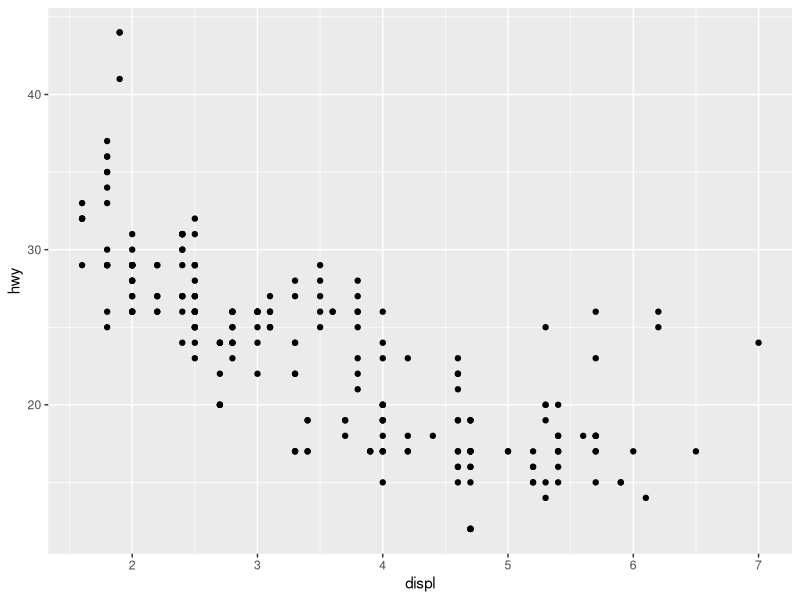
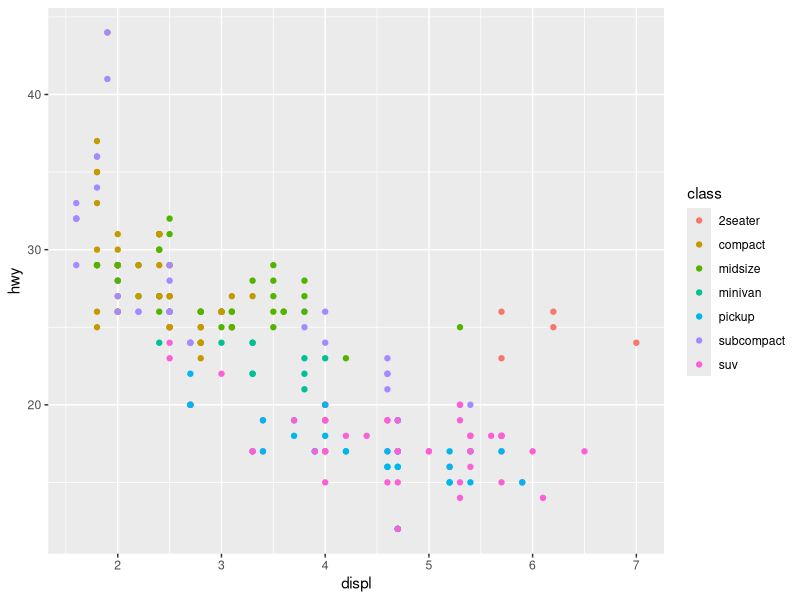
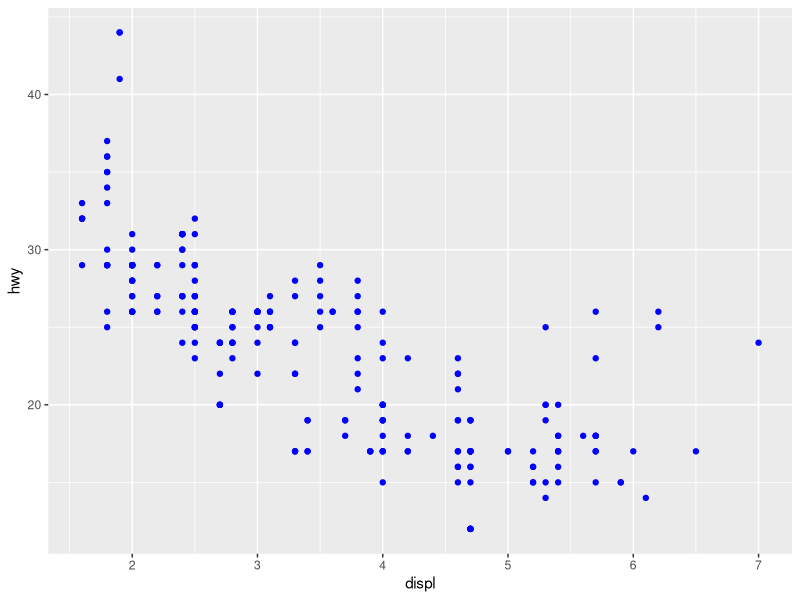
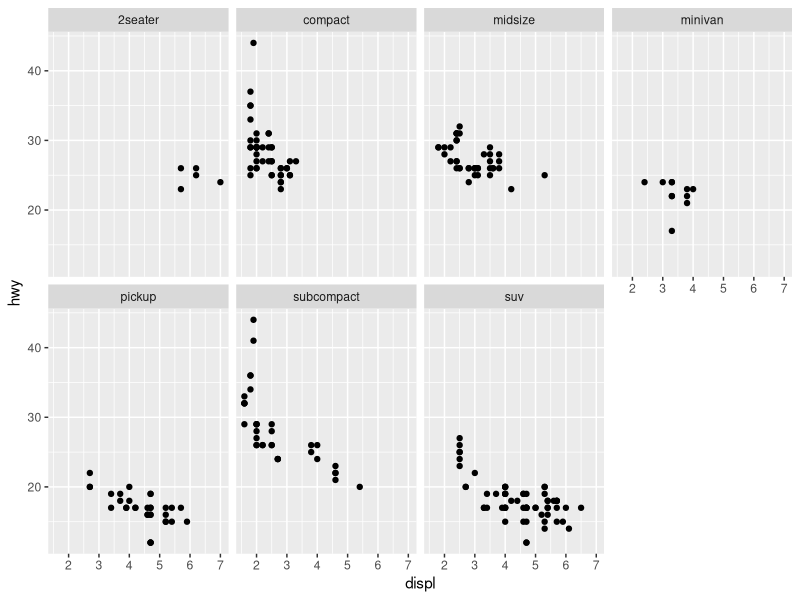
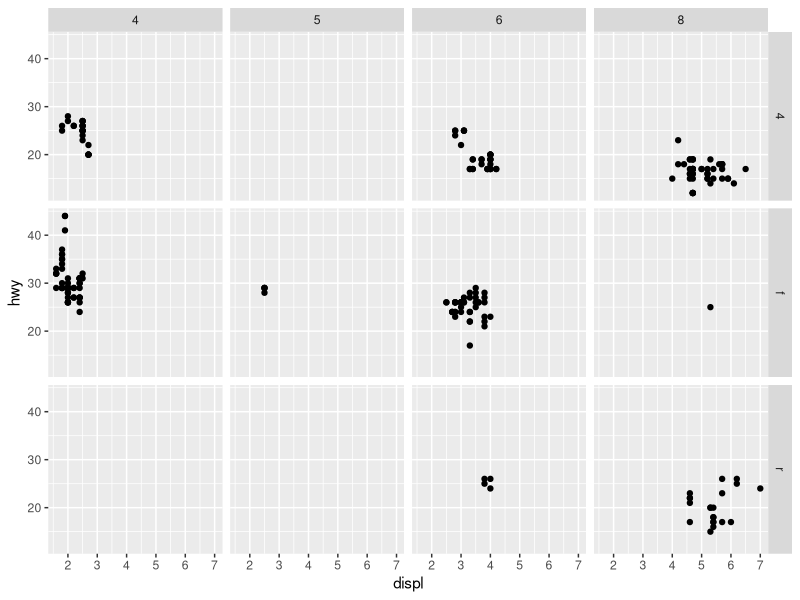
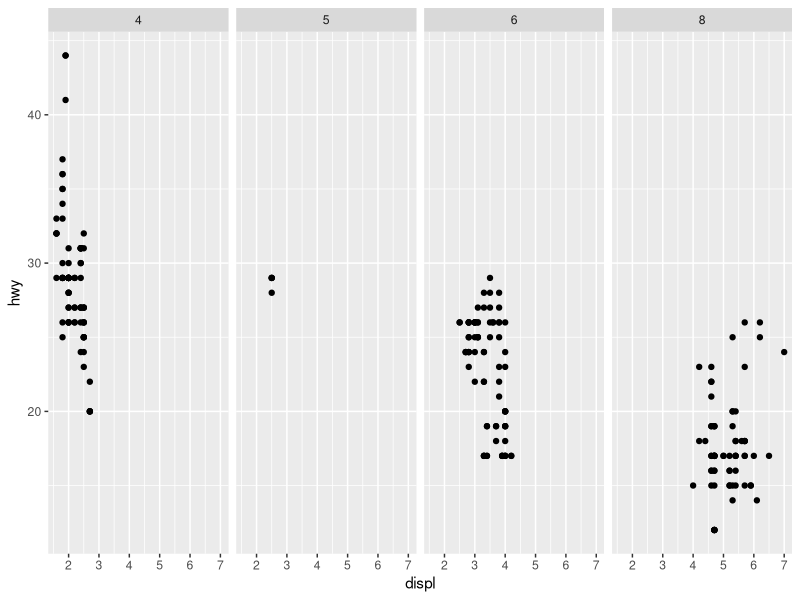
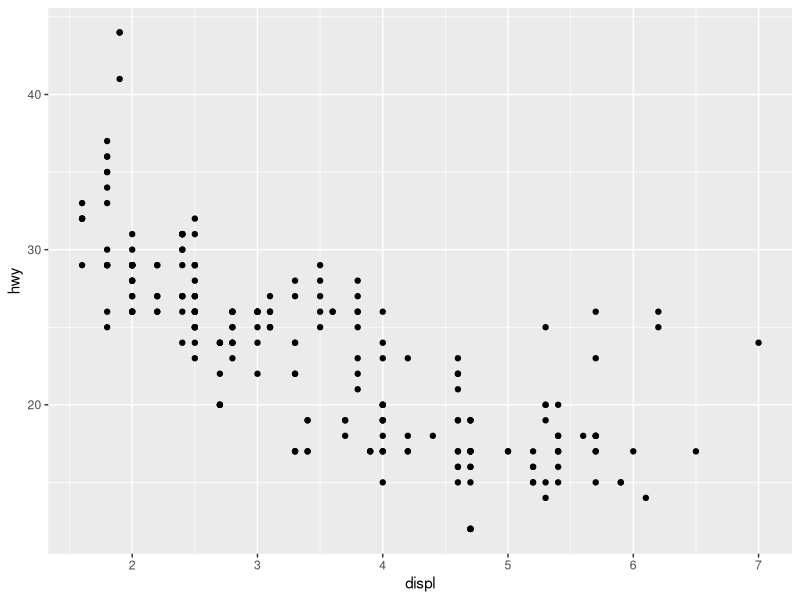
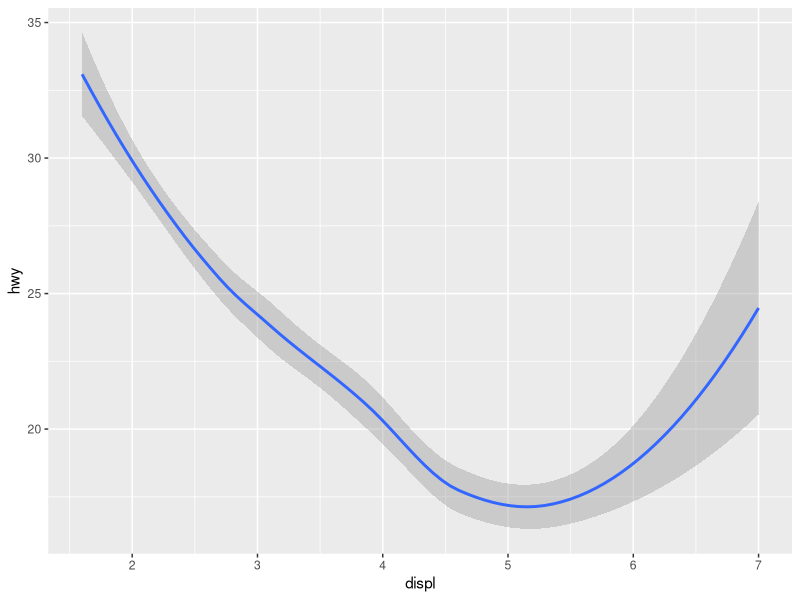

These figures' R source, in order:
#### Preface ##################################################################

### Data Science Model ########################################################

# First you must import your data. This typically means that you take
# data stored in a file, database, or web API, and load it into a 
# data frame in R. 

# Next, it's a good idea to tidy the data, which means storing it in a
# consistent form that matches the semantics of the dataset with the
# way it's stored. In short, when your data is tidy, each column is
# a variable and each row is an observation. 

# Once data is tidy, a common first step is to transform the data. 
# Transformation includes narrowing in on observations of interest,
# creating new variables that are functions of existing variables, 
# and calculating a set of summary statistics.

# Together, tidying and transforming are called wrangling.

# Once you have tidy data, there are two main engines of knowledge
# generation: visualization and modeling.

# A good visualization will show you things that you did not expect
# or raise new questions about the data. It may also hint that you're
# asking the wrong question, or need to collect different data. 

# Once you've made your questions sufficiently precise, you can use
# a model to answer them. Every model makes assumptions, and by its
# nature a model cannot question its own assumptions. That means that
# a model can't fundamentally surprise you. 

# The last step of a data science project is communication. It doesn't
# matter how well your models and visualizations have led you to 
# understand the data unless you can also communicate your results
# to others. 

# Data exploration is the art of looking at your data, rapidly 
# generating hypotheses, quickly testing them, then repeating again
# and again. The goal is to generate many promising leads that you 
# can later explore in more depth.

#### Chapter 1: Data Visualization with ggplot2 ###############################

library('ggplot2')
library('tidyverse')

# ggplot2 implements the grammar of graphics, a coherent system
# for describing and building graphs. 

# If we need to be explicit about where a function (or dataset) 
# comes from, we'll use the special form package::function()

## Creating a ggplot ##

# With ggplot2, you begin a plot with the function ggplot(), which
# creates a coordinate system that you can add layers to. The first
# argument of ggplot() is the data to use in the graph. So the 
# line ggplot(data=mpg) creates an empty graph. The function 
# geom_point() adds a layer of points to your plot, which creates
# a scatterplot. Each geom function in ggplot2 takes a mapping 
# argument, which defines how variables in your data are mapped
# to visual properties. The mapping argument is always paired with
# aes(), and the x and y arguments specify which variables to map 
# to the respective axes. 

ggplot(data=mpg) + 
  geom_point(mapping=aes(x=displ, y=hwy))

### Graphing Template #########################################################

# ggplot(data=<DATA>) +
#   <GEOM_FUNCTION>(mapping=aes(<MAPPINGS))

### Aesthetic Mappings ########################################################

# You can add a third variable, like class, to a two-dimensional
# scatterplot by mapping it to an aesthetic, which is a visual 
# property of the objects in your plot. They can include things
# like the size, shape, and color of your points. 

# You can convey information about your data by mapping the 
# aesthetics in your plot to the variables in your data.
ggplot(data=mpg) + 
  geom_point(mapping=aes(x=displ, y=hwy, color=class))

# You can also set the aesthetic properties of your geom manually.
# To set an aesthetic manually, set the property by name as an 
# argument of your geom function, outside of the aes() argument. 
ggplot(data=mpg) + 
  geom_point(mapping=aes(x=displ, y=hwy), color='blue')

# One common problem when creating ggplot2 graphics is to put
# the + in the wrong place: it has to be at the end of a line, 
# not the beginning.

# It'll interpret the inputs as different classes, depending
# on what the inputs look like (in this case it treats the
# booleans as two separate classes)

### Facets ####################################################################

# Another way to add additional variables is to split your plot
# into facets, which are subplots that each display one subset
# of the data. 

# To facet your plot by a single variable, use facet_wrap(), the 
# first argument of which should be a formula, which you create
# with a ~ followed by a variable name (here "formula" is the 
# name of a data structure in R, not an "equation"). The variable
# that you pass to facet_wrap() should be discrete. 
ggplot(data=mpg) + 
  geom_point(mapping=aes(x=displ, y=hwy)) + 
  facet_wrap(~ class, nrow=2)

# To facet your plot on the combination of two variables, add 
# facet_grid() to your plot call. This time the formula should
# contain two variable names separated by a ~ where the left 
# variable will be the y-axis and the right variable will be
# the x-axis. 
ggplot(data=mpg) + 
  geom_point(mapping=aes(x=displ, y=hwy)) + 
  facet_grid(drv ~ cyl)

# If you prefer to not facet in the rows or columns dimension,
# use a '.' instead of a variable name.
ggplot(data=mpg) + 
  geom_point(mapping=aes(x=displ, y=hwy)) + 
  facet_grid(. ~ cyl)

### Geometric Objects #########################################################

# A geom is the geometrical object that a plot uses to represent
# data. To change the geom in your plot, change the geom function
# that you add to ggplot().

# scatter
ggplot(data=mpg) + 
  geom_point(mapping=aes(x=displ, y=hwy))

# plot
ggplot(data=mpg) + 
  geom_smooth(mapping=aes(x=displ, y=hwy))

# You can set the linetype of line in geom_smooth(), where it'll
# draw a different line for each unique value of the variable 
# that you map to linetype.
ggplot(data=mpg) + 
  geom_smooth(mapping=aes(x=displ, y=hwy, linetype=drv))

# Many geoms use a single geometric object to display multiple
# rows of data. For these geoms, you can set the group aesthetic
# to a categorical variable to draw multiple objects. It'll draw
# a separate object for each unique value of the grouping variable. 

# In practice, it'll automatically group the data for these geoms
# whenever you map an aesthetic to a discrete variable (as in 
# the use of linetype). It's convenient to rely on this feature
# because the group aesthetic by itself does not add a legend.
ggplot(data=mpg) + 
  geom_smooth(mapping=aes(x=displ, y=hwy))

ggplot(data=mpg) + 
  geom_smooth(mapping=aes(x=displ, y=hwy, group=drv))

ggplot(data=mpg) + 
  geom_smooth(
    mapping=aes(x=displ, y=hwy, color=drv),
    show.legend=FALSE
  )

# To display multiple geoms in the same plot, add multiple geom
# functions to ggplot():
ggplot(data=mpg) + 
  geom_point(mapping=aes(x=displ, y=hwy)) + 
  geom_smooth(mapping=aes(x=displ, y=hwy))

# To avoid duplication of code (and hence reduce the need to change
# things at multiple spots) you may pass a set of mappings, which
# will be treated as global mappings to each geom in the graph.
ggplot(data=mpg, mapping=aes(x=displ, y=hwy)) + 
  geom_point() + 
  geom_smooth()

# If you pass mappings in a geom function, they'll be treated as
# local mappings for the layer. It'll use these mappings to extend
# of overwrite the global mappings for that layer only. 
ggplot(data=mpg, mapping=aes(x=displ, y=hwy)) + 
  geom_point(mapping=aes(color=class)) + 
  geom_smooth()

# You can use the same idea to specify different data for each 
# layer. Here, our smooth line displays just a subset of the 
# mpg data. The local data argument in geom_smooth overwrites
# the global data argument. 
ggplot(data=mpg, mapping=aes(x=displ, y=hwy)) + 
  geom_point(mapping=aes(color=class)) +
  geom_smooth(
    data=filter(mpg, class=='subcompact'),
    se=FALSE
  )

### Statistical Transformations ###############################################

# The following bar chart displays the total number of diamonds
# in the diamonds dataset, grouped by cut.

ggplot(data=diamonds) + 
  geom_bar(mapping=aes(x=cut))

# Boxplots compute a robust summary of the distribution and 
# display a specially formatted box. The algorithm used to 
# calculate new values for a graph is called a stat, or 
# statistical transformation. geom_bar() uses stat_count() 
# by default.

# You can generally use geoms and stats interchangeably. This 
# works because every geom has a default stat, and every stat
# has a default geom. 

ggplot(data=diamonds) + 
  stat_count(mapping=aes(x=cut))

# There are three reasons you may need to use a stat explicitly:

# 1) You may want to override the default stat. In the following
#    code, the stat of geom_bar() is changed from count to 
#    identity, which allows the mapping of the heigth of the 
#    bars to the raw values of y. 

demo <- tribble(
  ~a, ~b,
  'bar_1', 20,
  'bar_2', 30,
  'bar_3', 40
)

ggplot(data=demo) + 
  geom_bar(
    mapping=aes(x=a, y=b), stat='identity'
  )

# 2) You may want to override the default mapping from transformed
#    variables to aesthetics. For example, you might want to display
#    a bar chart of proportion instead of count

ggplot(data=diamonds) + 
  geom_bar(
    mapping=aes(x=cut, y=after_stat(prop), group=1)
  )

# 3) You may want to draw greater attention to the statistical 
#    transformation. For example, you may use stat_summary(), 
#    which summarizes the y values for each unique x value

ggplot(data=diamonds) + 
  stat_summary(
    mapping=aes(x=cut, y=depth),
    fun.min=min,
    fun.max=max,
    fun=median
  )

### Position Adjustments ######################################################

# You can color a bar chart using either the color aesthetic or
# the fill aesthetic

ggplot(data=diamonds) + 
  geom_bar(mapping=aes(x=cut, color=cut))

ggplot(data=diamonds) + 
  geom_bar(mapping=aes(x=cut, fill=cut))

# Note what happens if you map the fill aesthetic to another 
# variable. The bars are automatically stacked; each colored
# rectangle represents a combination of cut and clarity.

ggplot(data=diamonds) + 
  geom_bar(mapping=aes(x=cut, fill=clarity))

# The stacking is performed automatically by the position adjustment
# specified by the position argument. If you don't want a stacked
# bar chart, you can use 'identity', 'dodge', or 'fill'

# Identity will place each object exactly where it falls in the 
# context of the graph. This is not very useful for bar charts

ggplot(data=diamonds,
       mapping=aes(x=cut, fill=clarity)
) + 
  geom_bar(alpha=0.20, position='identity')

ggplot(
  data=diamonds,
  mapping=aes(x=cut, color=clarity)
) + 
  geom_bar(fill=NA, position='identity')

# The identity position adjustment is more useful for 2D geoms,
# like points, where it is the default

# Fill works like stacking, but makes each set of stacked bars
# the same height. This makes it easier to compare proportions
# across groups

ggplot(data=diamonds) + 
  geom_bar(
    mapping=aes(x=cut, fill=clarity),
    position='fill'
  )

# Dodge places overlapping objects directly beside one another.
# This makes it easier to compare individual values

ggplot(data=diamonds) + 
  geom_bar(
    mapping=aes(x=cut, fill=clarity),
    position='dodge'
  )

# There's another type of adjustment that's not useful for bar
# charts, but it can be very useful for scatterplots. Sometimes
# data is rounded, which leads to grid like plots (many points will
# overlap each other. This can be avoided by adding tiny random 
# noise to each point to avoid the overlapping nature. 

ggplot(data=mpg) + 
  geom_point(
    mapping=aes(x=displ, y=hwy),
    position='jitter'
  )

### Coordinate Systems ########################################################

# The default coordinate system is the Cartesian coordinate system
# where the x and y positions act independently to find the location
# of each point. There are other coordinate systems that are 
# occasionally helpful.

# coord_flip() switches the x and y axes. This is useful if you want
# horizontal boxplots. It's also useful for long labels.

ggplot(data=mpg, mapping=aes(x=class, y=hwy)) + 
  geom_boxplot()

ggplot(data=mpg, mapping=aes(x=class, y=hwy)) + 
  geom_boxplot() + 
  coord_flip()

# coord_quickmap() sets the aspect ratio correctly for maps. This
# is important if you're plotting spatial data with ggplot2

nz <- map_data('nz')

ggplot(data=nz, mapping=aes(x=long, y=lat, group=group)) + 
  geom_polygon(fill='white', color='black')

ggplot(data=nz, mapping=aes(x=long, y=lat, group=group)) + 
  geom_polygon(fill='white', color='black') + 
  coord_quickmap()

# coord_polar() uses polar coordinates, which reveal an interesting
# connection between a bar chart and a Coxcomb chart

bar <- ggplot(data=diamonds) + 
  geom_bar(
    mapping=aes(x=cut, fill=cut),
    show.legend=FALSE,
    width=1
  ) + 
  theme(aspect.ratio=1) + 
  labs(x=NULL, y=NULL)

bar + coord_flip()
bar + coord_polar()

### Layered Grammar of Graphics ###############################################

# Let's add position adjustments, stats, coordinate systems, and
# faceting to our code template

# my_plot <- ggplot(data=<DATA>) + 
#   <GEOM_FUNCTION>(
#     mapping=aes(<MAPPINGS>),
#     stat=<STAT>,
#     position=<POSTION>
#   ) + 
#   <COORDINATE_FUNCTION> + 
#   <FACET_FUNCTION>
#
# # To save your plot (with better resolution)
# ggsave(my_plot, file = "my_plot.png", dpi = 700) # adjust dpi accordingly

# The grammar of graphics is based on the insight that you can uniquely
# describe any plot as a combination of a dataset, a geometry, a set
# of mappings, a statistical transformation, a position adjustment, a
# coordinate system, and a faceting scheme. 
  
  











